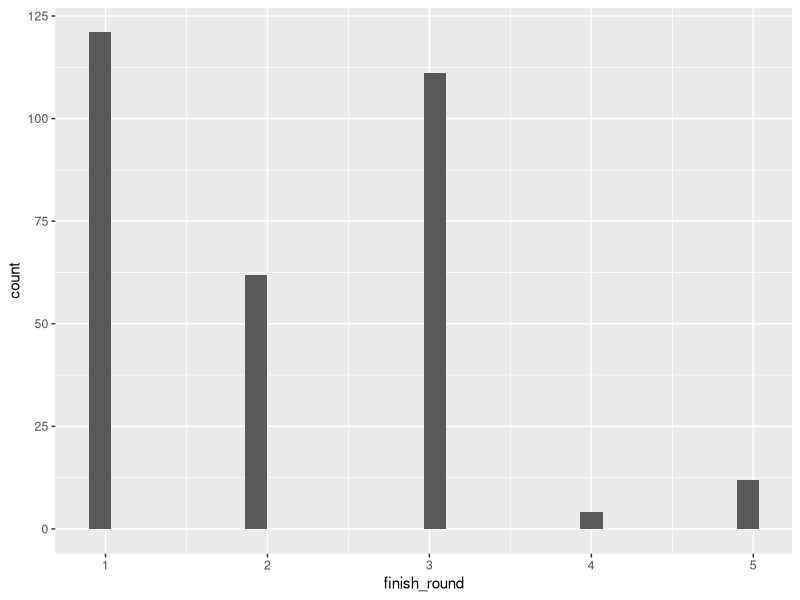
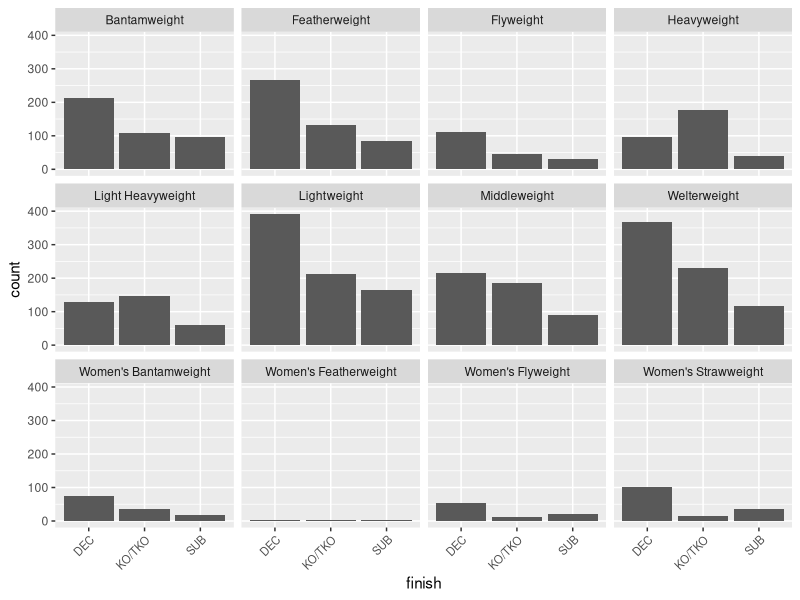

Write the R code that produced these figures, in order.
## ---- chunk 1
knitr::opts_chunk$set(echo = TRUE)
## ---- chunk 2
library(dplyr)
library(ggplot2)
## ---- chunk 3
ufc <- read.csv('ufc-master.csv', na.strings = c('','NA'))
head(ufc)

dim(ufc)
names(ufc)


## ---- chunk 4
heavyweight <- ufc %>% filter(weight_class == 'Heavyweight') %>% select(1:2, finish, finish_details, finish_round, finish_round_time, date)
str(heavyweight)
tail(heavyweight)

table(ufc$finish)

heavyweight %>% ggplot(aes(x=finish_round)) + stat_bin()

ufc$finish[ufc$finish == 'U-DEC'] <- 'DEC'
ufc$finish[ufc$finish == 'M-DEC'] <- 'DEC'
ufc$finish[ufc$finish == 'S-DEC'] <- 'DEC'


ufc %>% select(1:2, finish, finish_details, finish_round, finish_round_time, date, weight_class) %>% filter(weight_class != 'Catch Weight') %>%  filter(finish != 'DQ' & finish != 'Overturned') %>% ggplot(aes(x=finish)) + geom_bar(stat = 'count') + facet_wrap(~weight_class) + theme(axis.text.x = element_text(angle = 45, hjust = 1, size = 8))
